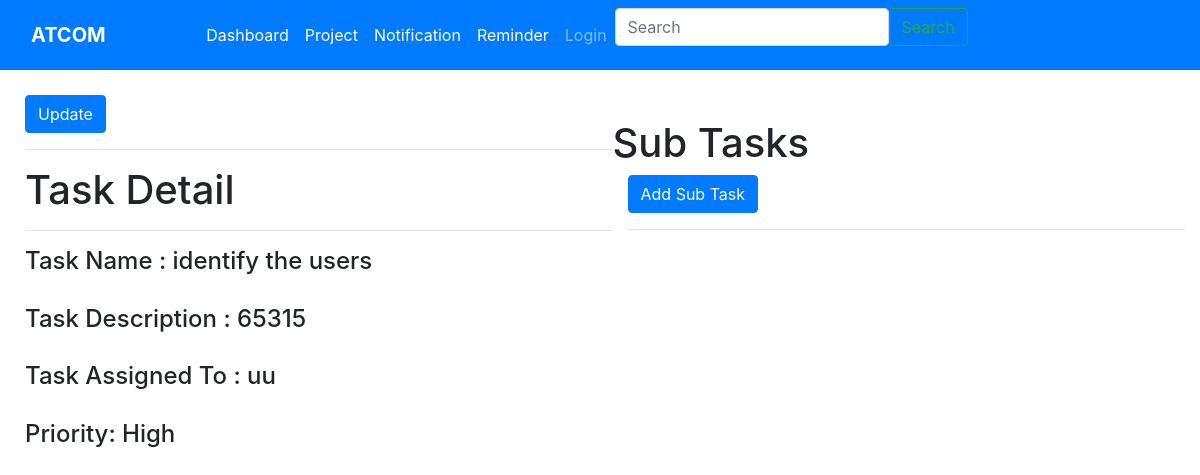
The page /viewtask/2 on the database its author committed.
### project/models.py (models this page shows, shortened)
class Task(models.Model):
    project = models.ForeignKey(Project, on_delete =models.CASCADE)
    task_name = models.CharField(max_length=200)
    task_description = models.TextField(null=True, blank=True)
    assigned_to = models.CharField(max_length=200)
    priority = models.ForeignKey(Priority, on_delete = models.SET_NULL, null= True)
    status = models.ForeignKey(Status, on_delete = models.SET_NULL, null=True)

class Priority(models.Model):
    priority = models.CharField(max_length=200)
    def __str__(self):
        return self.priority

### project/views.py (the view)
# urls.py: path('viewtask/<pk>', views.viewtask, name="viewtask"),
def viewtask(request,pk):
    task = Task.objects.get(id=pk)
    q = task.task_name
    sub = SubTask.objects.filter(task__task_name = q)
    context = {
        'task': task,
        'sub': sub
    }
    return render(request, 'project/view_task.html', context)

### project/templates/project/view_task.html (shortened to what this page needs)
{% extends 'project/main.html' %}
{% block content %}
<div class ="home-container">
<div>
    <a class ="btn btn-primary" role="button" href="{% url 'updatetask' task.id %}"> Update </a>  <hr>
    <h1> Task Detail </h1> <hr>
    <h4>
       Task Name : {{task.task_name}}  <br> <br>
       Task Description : {{task.task_description}} <br> <br>
       Task Assigned To : {{task.assigned_to}} <br> <br>
       Priority: {{task.priority}} <br>
    </h4>
</div>
<div>
    <br>
   <h1> Sub Tasks </h1>
   <div class="container">
   <a class ="btn btn-primary" role="button" href="{% url 'createsubtask' task.id %}"> Add Sub Task </a> <hr>
</div>
</div>
</div>
{% endblock content %}

### project/templates/project/view_task.html (style rules this page uses)
.home-container { display: grid; margin-top: 25px; margin-left: 25px; grid-template-columns: 3fr 3fr; }

### rows shown on the page
Task: task_name "identify the users", task_description "65315", assigned_to "uu", priority "High"
